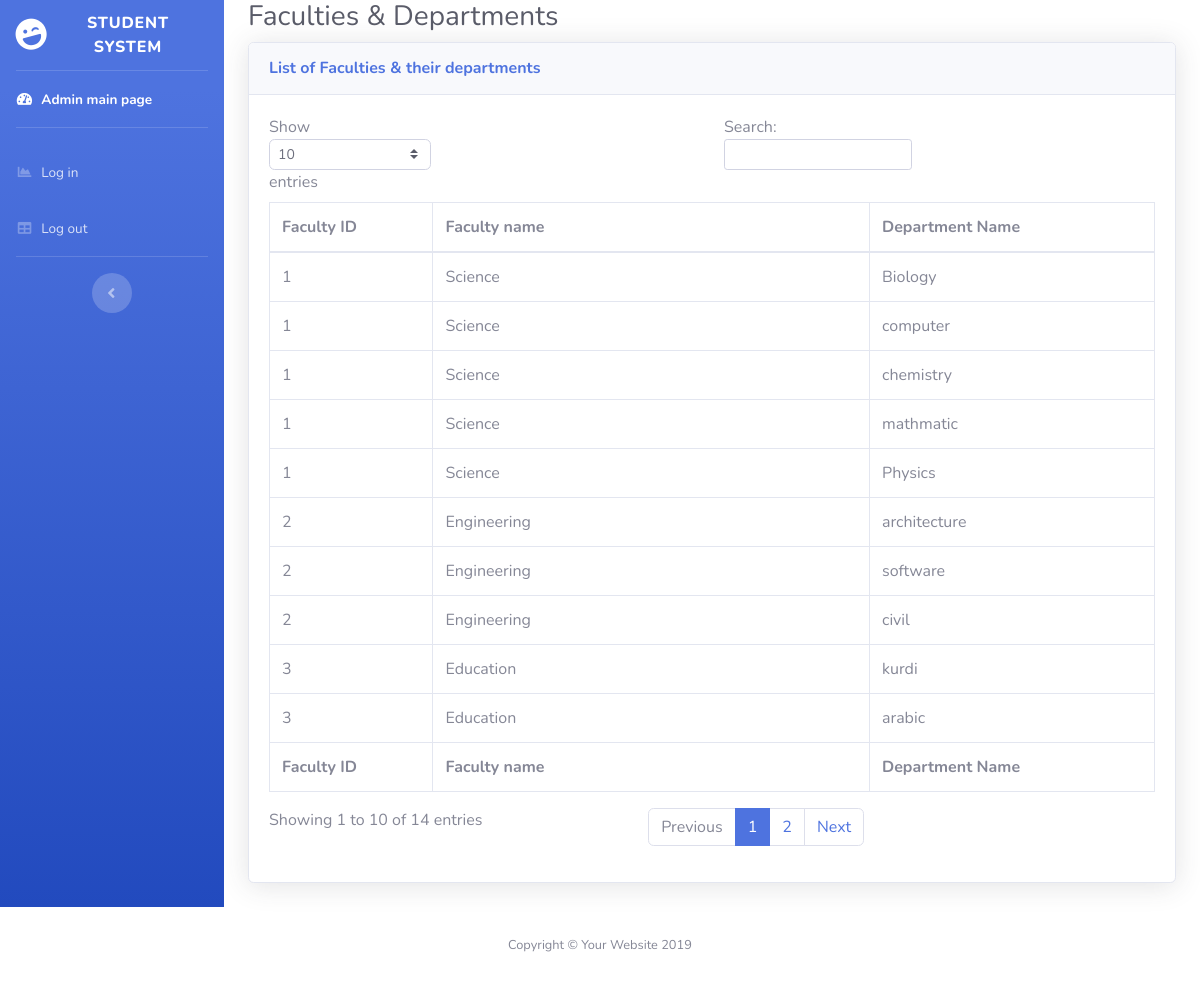
The app's page /manageRedesign/collageD.php with its own data.
### tables this page shows
CREATE TABLE `department` (
  `Dep_ID` int(11) NOT NULL,
  `Dep_Name` varchar(250) NOT NULL,
  `F_ID` int(11) NOT NULL
);

CREATE TABLE `faculty` (
  `F_ID` int(11) NOT NULL,
  `F_Name` varchar(250) NOT NULL
);

### manageRedesign/collageD.php (the view, shortened to what this page needs)
<?php include('header.php'); ?>
        <div class="container-fluid">
          <h1 class="h3 mb-2 text-gray-800">Faculties & Departments</h1>
          <div class="card shadow mb-4">
            <div class="card-header py-3">
              <h6 class="m-0 font-weight-bold text-primary">List of Faculties & their departments</h6>
            </div>
            <div class="card-body">
              <div class="table-responsive">
                <table class="table table-bordered" id="dataTable" width="100%" cellspacing="0">
                  <thead>
                    <tr>
                      <th>Faculty ID</th>
                      <th>Faculty name</th>
                      <th>Department Name</th>
                    </tr>
                  </thead>
                  <tfoot>
                    <tr>
                      <th>Faculty ID</th>
                      <th>Faculty name</th>
                      <th>Department Name</th>
                    </tr>
                  </tfoot>
                  <tbody>
                  <?php
                        $b = $MyDB->query("SELECT faculty.F_ID,faculty.F_Name,department.Dep_Name FROM faculty,department WHERE faculty.F_ID = department.F_ID");
                          while ($ex = $b->fetch_assoc()){
                            ?>
                  <Tr>
                                <Td> <?php echo $ex['F_ID']; ?></Td>
                                <Td><?php echo $ex['F_Name']; ?></Td>
                                <Td><?php echo $ex['Dep_Name']; }?></Td>
                                </Tr>
 </tbody>
                </table>
              </div>
            </div>
          </div>
        </div>
      </div>
      <footer class="sticky-footer bg-white">
        <div class="container my-auto">
          <div class="copyright text-center my-auto">
            <span>Copyright &copy; Your Website 2019</span>
          </div>
        </div>
      </footer>
  <?php include('footer.php'); ?>

### manageRedesign/header.php (shortened to what this page needs)
<!DOCTYPE html>
<html lang="en">
<head>
  <link href="vendor/fontawesome-free/css/all.min.css" rel="stylesheet" type="text/css">
  <link href="css/sb-admin-2.min.css" rel="stylesheet">
</head>
<body id="page-top">
  <div id="wrapper">
    <ul class="navbar-nav bg-gradient-primary sidebar sidebar-dark accordion" id="accordionSidebar">
      <a class="sidebar-brand d-flex align-items-center justify-content-center" href="index.html">
        <div class="sidebar-brand-icon rotate-n-15">
          <i class="fas fa-laugh-wink"></i>
        </div>
        <div class="sidebar-brand-text mx-3">Student System</div>
      </a>
      <hr class="sidebar-divider my-0">
      <li class="nav-item active">
        <a class="nav-link" href="admin.php">
          <i class="fas fa-fw fa-tachometer-alt"></i>
          <span>Admin main page</span></a>
      </li>
      <hr class="sidebar-divider">
      <li class="nav-item">
        <a class="nav-link" href="index.php">
          <i class="fas fa-fw fa-chart-area"></i>
          <span>Log in</span></a>
      </li>
      <li class="nav-item">
        <a class="nav-link" href="logout.php">
          <i class="fas fa-fw fa-table"></i>
          <span>Log out</span></a>
      </li>
      <hr class="sidebar-divider d-none d-md-block">
      <div class="text-center d-none d-md-inline">
        <button class="rounded-circle border-0" id="sidebarToggle"></button>
      </div>
    </ul>

### manageRedesign/footer.php (shortened to what this page needs)
</body>
</html>

### records on screen
department: F_ID.F_ID "1", F_ID.F_Name "Science", Dep_Name "Biology"
department: F_ID.F_ID "1", F_ID.F_Name "Science", Dep_Name "computer"
department: F_ID.F_ID "1", F_ID.F_Name "Science", Dep_Name "chemistry"
department: F_ID.F_ID "1", F_ID.F_Name "Science", Dep_Name "mathmatic"
department: F_ID.F_ID "1", F_ID.F_Name "Science", Dep_Name "Physics"
department: F_ID.F_ID "2", F_ID.F_Name "Engineering", Dep_Name "architecture"
department: F_ID.F_ID "2", F_ID.F_Name "Engineering", Dep_Name "software"
department: F_ID.F_ID "2", F_ID.F_Name "Engineering", Dep_Name "civil"
department: F_ID.F_ID "3", F_ID.F_Name "Education", Dep_Name "kurdi"
department: F_ID.F_ID "3", F_ID.F_Name "Education", Dep_Name "arabic"
